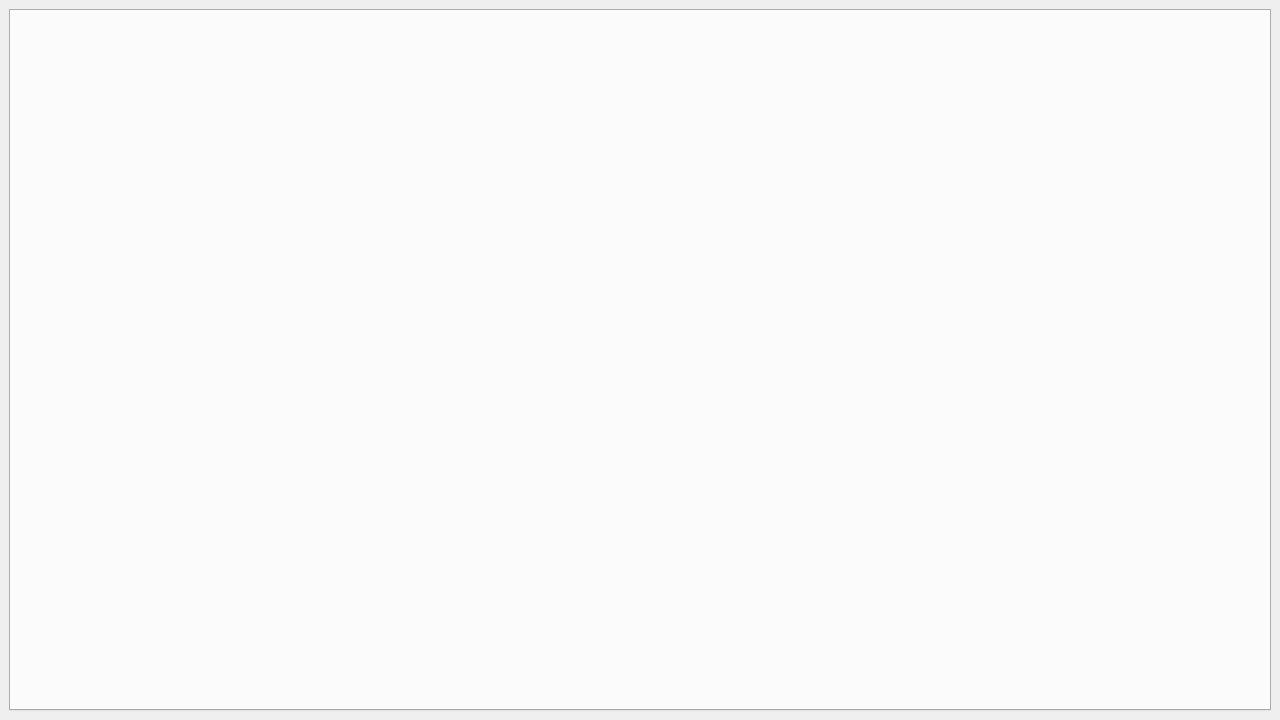
<?xml version="1.0" encoding="UTF-8"?>
<ui version="4.0">
  <class>MainWindow</class>
  <widget class="QMainWindow" name="MainWindow">
    <property name="geometry">
      <rect>
        <x>0</x>
        <y>0</y>
        <width>1280</width>
        <height>720</height>
      </rect>
    </property>
    <property name="minimumSize">
      <size>
        <width>1280</width>
        <height>720</height>
      </size>
    </property>
    <property name="maximumSize">
      <size>
        <width>1280</width>
        <height>720</height>
      </size>
    </property>
    <property name="windowTitle">
      <string>Hexapod Robot RQt</string>
    </property>
    
    <widget class="QWidget" name="CentralWidget">
      <property name="geometry">
        <rect>
          <x>0</x>
          <y>0</y>
          <width>1280</width>
          <height>720</height>
        </rect>
      </property>
      <layout class="QVBoxLayout" name="CentralLayout">
        <item>
          <widget class="QTabWidget" name="TabWidget">
          </widget> <!--Tabwidget-->
        </item>
      </layout>
    </widget> <!--CentralWidget-->
  </widget> <!--MainWindow-->
  <resources/>
  <connections/>
</ui>
